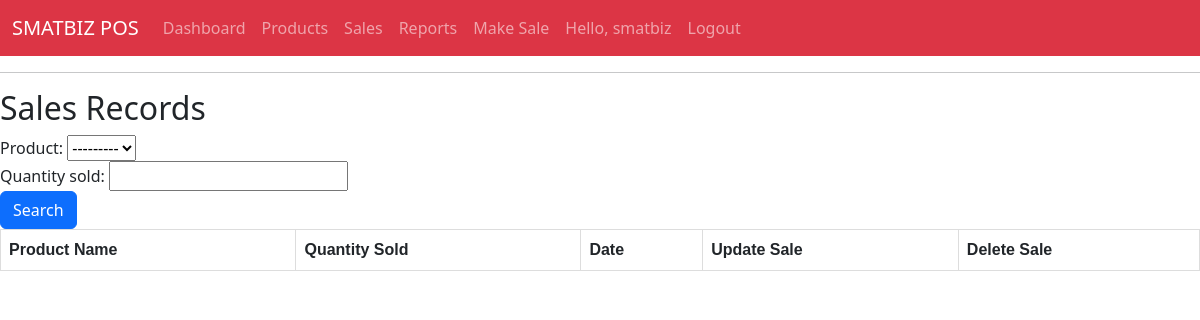
Page /sales/ (signed in) on the earlier database version.
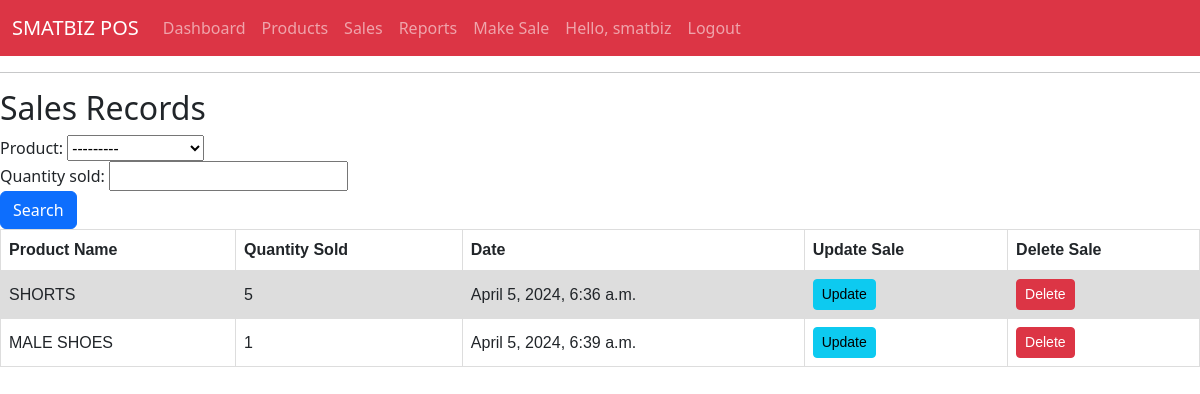
Same page on the later database version.
### accounts/models.py (models this page shows)
class Sale(models.Model):
    product= models.ForeignKey(Products, null=True, on_delete= models.SET_NULL)
    quantity_sold = models.IntegerField(null=True)
    date_made = models.DateTimeField(auto_now_add=True, null=True)

class Products (models.Model):
    product_name = models.CharField(max_length=200, null=True)
    product_type = models.CharField(max_length=200, null=True)
    product_qtty = models.IntegerField(null=True)
    product_bp = models.FloatField(null=True)
    product_sp = models.FloatField(null=True)
    date_added = models.DateTimeField(auto_now_add=True, null=True)
    def __str__(self):
        return self.product_name

### accounts/views.py (the view)
# urls.py: path('sales/', views.sales, name='sales'),
@login_required(login_url='signin')
def sales(request):
    sales = Sale.objects.all()
    myFilter = SaleFilter(request.GET, queryset=sales)
    sales = myFilter.qs
    context = {'sales':sales,'myFilter':myFilter}
    return render(request, 'accounts/sales.html', context)

### accounts/templates/accounts/sales.html
{% extends 'accounts/main.html' %}
{% block content %}
<h2>Sales Records</h2>
<form action="" method="get">
  {{myFilter.form}}
  <button class="btn btn-primary" type="submit">Search</button>
</form>
<table>
    <tr>
      <th>Product Name</th>
      <th>Quantity Sold</th>
      <th>Date</th>
      <th>Update Sale</th>
      <th>Delete Sale</th>
    </tr>
    {% for i in sales %}
    <tr>
        <td>{{i.product}}</td>
        <td>{{i.quantity_sold}}</td>
        <td>{{i.date_made}}</td>
        <td><a class="btn btn-sm btn-info" href="{% if i.id %}{% url 'updatesale' i.id %}{% endif %}">Update</a></td>
        <td><a class="btn btn-sm btn-danger" href="{% if i.id %}{% url 'deletesale' i.id %}{% endif %}">Delete</a></td>
    </tr>
    {% endfor %}
  </table>
{% endblock %}

Differences in the rows shown:
added Sale: product "SHORTS", quantity_sold "5", date_made "April 5, 2024, 6:36 a.m."
added Sale: product "MALE SHOES", quantity_sold "1", date_made "April 5, 2024, 6:39 a.m."
